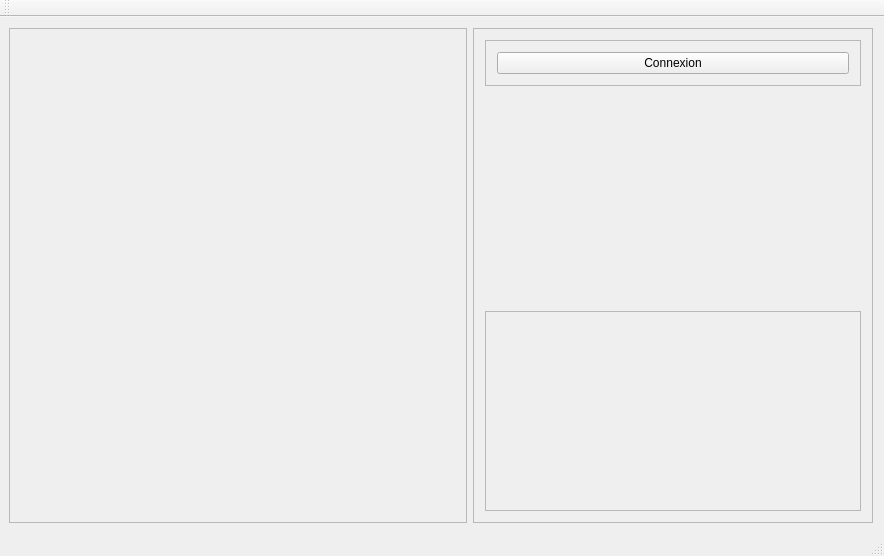
<?xml version="1.0" encoding="UTF-8"?>
<ui version="4.0">
 <class>MainWindow</class>
 <widget class="QMainWindow" name="MainWindow">
  <property name="geometry">
   <rect>
    <x>0</x>
    <y>0</y>
    <width>884</width>
    <height>556</height>
   </rect>
  </property>
  <property name="minimumSize">
   <size>
    <width>750</width>
    <height>450</height>
   </size>
  </property>
  <property name="windowTitle">
   <string>MainWindow</string>
  </property>
  <widget class="QWidget" name="centralWidget">
   <property name="minimumSize">
    <size>
     <width>500</width>
     <height>300</height>
    </size>
   </property>
   <layout class="QHBoxLayout" name="horizontalLayout_4">
    <property name="leftMargin">
     <number>9</number>
    </property>
    <item>
     <widget class="QFrame" name="frame">
      <property name="frameShape">
       <enum>QFrame::StyledPanel</enum>
      </property>
      <property name="frameShadow">
       <enum>QFrame::Raised</enum>
      </property>
      <layout class="QGridLayout" name="gridLayout_4"/>
     </widget>
    </item>
    <item>
     <widget class="QFrame" name="Controles">
      <property name="minimumSize">
       <size>
        <width>400</width>
        <height>400</height>
       </size>
      </property>
      <property name="maximumSize">
       <size>
        <width>400</width>
        <height>16777215</height>
       </size>
      </property>
      <property name="frameShape">
       <enum>QFrame::StyledPanel</enum>
      </property>
      <property name="frameShadow">
       <enum>QFrame::Raised</enum>
      </property>
      <layout class="QVBoxLayout" name="verticalLayout">
       <item>
        <widget class="QFrame" name="Informations">
         <property name="maximumSize">
          <size>
           <width>400</width>
           <height>200</height>
          </size>
         </property>
         <property name="frameShape">
          <enum>QFrame::StyledPanel</enum>
         </property>
         <property name="frameShadow">
          <enum>QFrame::Raised</enum>
         </property>
         <layout class="QGridLayout" name="gridLayout_3">
          <item row="0" column="0">
           <widget class="QPushButton" name="connectionBtn">
            <property name="text">
             <string>Connexion</string>
            </property>
           </widget>
          </item>
         </layout>
        </widget>
       </item>
       <item>
        <spacer name="verticalSpacer">
         <property name="orientation">
          <enum>Qt::Vertical</enum>
         </property>
         <property name="sizeHint" stdset="0">
          <size>
           <width>20</width>
           <height>40</height>
          </size>
         </property>
        </spacer>
       </item>
       <item>
        <widget class="QFrame" name="Deplacement">
         <property name="minimumSize">
          <size>
           <width>200</width>
           <height>200</height>
          </size>
         </property>
         <property name="maximumSize">
          <size>
           <width>400</width>
           <height>200</height>
          </size>
         </property>
         <property name="frameShape">
          <enum>QFrame::StyledPanel</enum>
         </property>
         <property name="frameShadow">
          <enum>QFrame::Raised</enum>
         </property>
         <layout class="QHBoxLayout" name="horizontalLayout_2">
          <item>
           <widget class="JoyPad" name="widget1" native="true"/>
          </item>
          <item>
           <widget class="JoyPad" name="widget2" native="true"/>
          </item>
         </layout>
        </widget>
       </item>
      </layout>
     </widget>
    </item>
   </layout>
  </widget>
  <widget class="QStatusBar" name="statusBar"/>
  <widget class="QToolBar" name="mainToolBar"/>
 </widget>
 <layoutdefault spacing="6" margin="11"/>
 <customwidgets>
  <customwidget>
   <class>JoyPad</class>
   <extends>QWidget</extends>
   <header>joypad.h</header>
   <container>1</container>
  </customwidget>
 </customwidgets>
 <resources/>
 <connections>
  <connection>
   <sender>actionFermer</sender>
   <signal>triggered()</signal>
   <receiver>MainWindow</receiver>
   <slot>close()</slot>
   <hints>
    <hint type="sourcelabel">
     <x>-1</x>
     <y>-1</y>
    </hint>
    <hint type="destinationlabel">
     <x>343</x>
     <y>168</y>
    </hint>
   </hints>
  </connection>
 </connections>
</ui>
